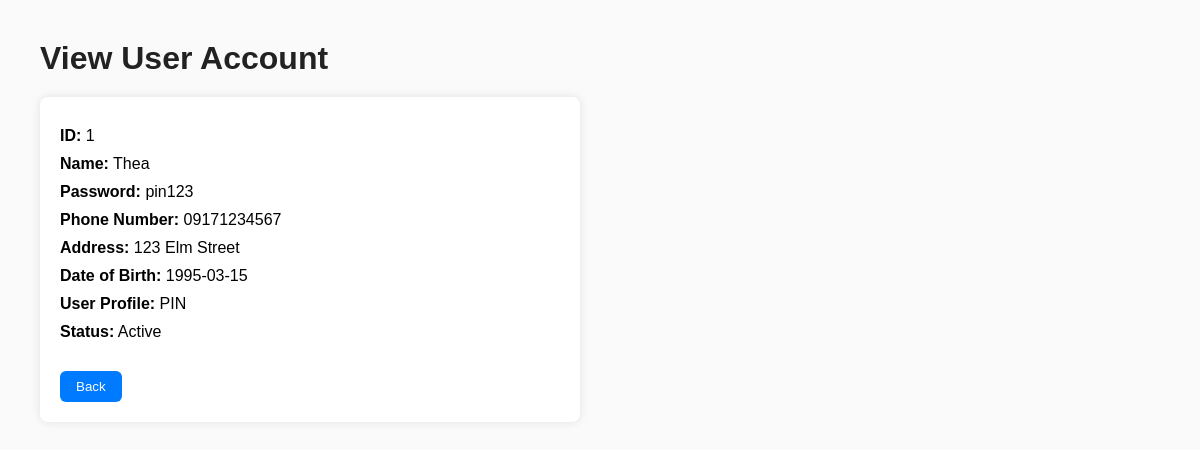
The page /boundaries/ViewUserAccount.php?aID=1 on the database its author committed.
### tables this page shows
CREATE TABLE `useraccount` (
  `aID` int NOT NULL,
  `name` varchar(100) NOT NULL,
  `password` varchar(255) NOT NULL,
  `phoneNumber` varchar(15) NOT NULL,
  `address` varchar(255) NOT NULL,
  `dob` date NOT NULL,
  `userProfile` int NOT NULL,
  `status` enum('Active','Suspended') NOT NULL DEFAULT 'Active'
);

CREATE TABLE `userprofile` (
  `pID` int NOT NULL,
  `name` varchar(100) NOT NULL,
  `description` text NOT NULL,
  `status` enum('Active','Suspended') NOT NULL DEFAULT 'Active'
);

### controllers/ViewUserAccountController.php (called while the page is built, shortened)
<?php
require_once __DIR__ . '/../entities/UserAccount.php';
class ViewUserAccountController {
    private $userAccountEntity;
    public function __construct() {
        $this->userAccountEntity = new UserAccount();
    }
    public function GetUserAccountByID($aID) {
        return $this->userAccountEntity->getUserAccountByID($aID);
    }
}
?>

### entities/UserAccount.php (called while the page is built, shortened)
<?php
require_once __DIR__ . '/../config/DBConnection.php';
class UserAccount {
    public function getUserAccountByID($aID) {
        global $conn;
        $stmt = $conn->prepare("SELECT a.*, p.name AS profile_name
                                FROM useraccount a
                                LEFT JOIN userprofile p ON a.userProfile = p.pID
                                WHERE a.aID = ?");
        $stmt->bind_param("i", $aID);
        $stmt->execute();
        return $stmt->get_result()->fetch_assoc();
    }
}
?>

### boundaries/ViewUserAccount.php (the view, shortened to what this page needs)
<?php
require_once __DIR__ . '/../controllers/ViewUserAccountController.php';
$uID = isset($_GET['aID']) ? intval($_GET['aID']) : 0;
$controller = new ViewUserAccountController();
$account = $controller->GetUserAccountByID($uID);
?>
<!DOCTYPE html>
<html lang="en">
<head>
</head>
<body>
    <h1>View User Account</h1>
    <div class="account-container">
        <?php if ($account): ?>
            <p><strong>ID:</strong> <?php echo htmlspecialchars($account['aID']); ?></p>
            <p><strong>Name:</strong> <?php echo htmlspecialchars($account['name']); ?></p>
            <p><strong>Password:</strong> <?php echo htmlspecialchars($account['password']); ?></p>
            <p><strong>Phone Number:</strong> <?php echo htmlspecialchars($account['phoneNumber']); ?></p>
            <p><strong>Address:</strong> <?php echo htmlspecialchars($account['address']); ?></p>
            <p><strong>Date of Birth:</strong> <?php echo htmlspecialchars($account['dob']); ?></p>
            <p><strong>User Profile:</strong> <?php echo htmlspecialchars($account['profile_name']); ?></p>
            <p><strong>Status:</strong> <?php echo htmlspecialchars($account['status']); ?></p>
        <?php else: ?>
            <p>User account not found.</p>
        <?php endif; ?>
        <button class="back-button" onclick="window.location.href='../index.php?action=UserAccountMenuPage'">Back</button>
    </div>
</body>
</html>

### boundaries/ViewUserAccount.php (style rules this page uses)
body { font-family: Arial, sans-serif; background: #fafafa; margin: 40px; }
h1 { color: #222; margin-bottom: 20px; }
.account-container { background: white; padding: 20px; border-radius: 8px; box-shadow: 0 0 10px rgba(0,0,0,0.1); max-width: 500px; }
p { margin: 10px 0; }
.back-button { margin-top: 20px; padding: 8px 16px; background: #007bff; color: white; border: none; border-radius: 6px; cursor: pointer; transition: background 0.2s; }

### rows shown on the page
useraccount: aID "1", name "Thea", password "pin123", phoneNumber "09171234567", address "123 Elm Street", dob "1995-03-15", userProfile.name "PIN", status "Active"
